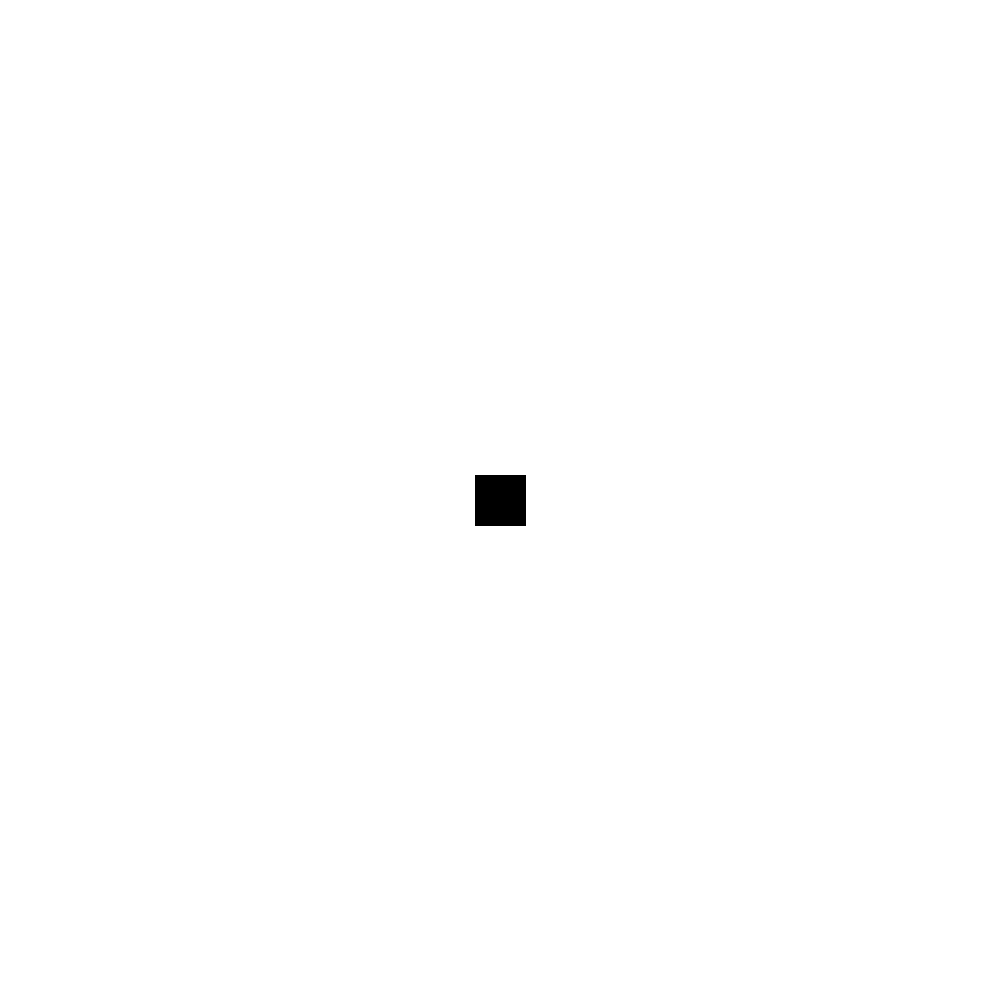
Frame 1 (no input)
Frame 60 (the mouse pressed at the canvas centre just before this capture): identical to frame 1, image omitted
Frame 120 (the mouse held since frame 60 and released just before this capture): identical to frame 1, image omitted

The Processing sketch that drew this single still picture (run headless with seeded random() and noise(); from frame 60 on, the mouse is pressed at the canvas centre):

// Processing sketch: centermode_centralizar_ncoradasformas
// ── centermode_centralizar_ncoradasformas.pde
void setup (){
 size(1000,1000);
 rectMode(CENTER); //avisa o programa para centralizar o ponto âncora da forma
}

void draw (){
 background(255);
 fill(0);
 rect(500, 500, 50, 50);
}
